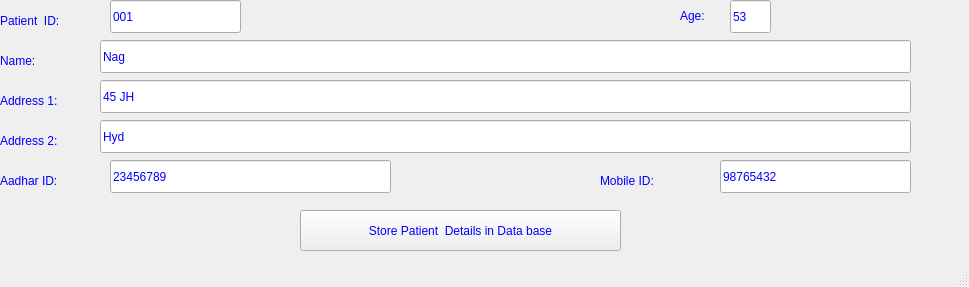
<?xml version="1.0" encoding="UTF-8"?>
<ui version="4.0">
 <class>MainWindow</class>
 <widget class="QMainWindow" name="MainWindow">
  <property name="geometry">
   <rect>
    <x>0</x>
    <y>0</y>
    <width>969</width>
    <height>287</height>
   </rect>
  </property>
  <property name="windowTitle">
   <string>Patinet Details</string>
  </property>
  <property name="styleSheet">
   <string notr="true">font: 75 12pt &quot;MS Shell Dlg 2&quot;;
color: rgb(0, 0, 255);</string>
  </property>
  <widget class="QWidget" name="centralwidget">
   <widget class="QLabel" name="label">
    <property name="geometry">
     <rect>
      <x>0</x>
      <y>170</y>
      <width>101</width>
      <height>21</height>
     </rect>
    </property>
    <property name="text">
     <string>Aadhar ID:</string>
    </property>
   </widget>
   <widget class="QLineEdit" name="lineEdit">
    <property name="geometry">
     <rect>
      <x>110</x>
      <y>160</y>
      <width>281</width>
      <height>33</height>
     </rect>
    </property>
    <property name="text">
     <string>23456789</string>
    </property>
   </widget>
   <widget class="QPushButton" name="pushButton">
    <property name="geometry">
     <rect>
      <x>300</x>
      <y>210</y>
      <width>321</width>
      <height>41</height>
     </rect>
    </property>
    <property name="text">
     <string>Store Patient  Details in Data base</string>
    </property>
   </widget>
   <widget class="QLineEdit" name="lineEdit_3">
    <property name="geometry">
     <rect>
      <x>110</x>
      <y>0</y>
      <width>131</width>
      <height>33</height>
     </rect>
    </property>
    <property name="text">
     <string>001</string>
    </property>
   </widget>
   <widget class="QLineEdit" name="lineEdit_4">
    <property name="geometry">
     <rect>
      <x>100</x>
      <y>40</y>
      <width>811</width>
      <height>33</height>
     </rect>
    </property>
    <property name="text">
     <string>Nag</string>
    </property>
   </widget>
   <widget class="QLineEdit" name="lineEdit_5">
    <property name="geometry">
     <rect>
      <x>100</x>
      <y>80</y>
      <width>811</width>
      <height>33</height>
     </rect>
    </property>
    <property name="text">
     <string>45 JH</string>
    </property>
   </widget>
   <widget class="QLineEdit" name="lineEdit_6">
    <property name="geometry">
     <rect>
      <x>100</x>
      <y>120</y>
      <width>811</width>
      <height>33</height>
     </rect>
    </property>
    <property name="text">
     <string>Hyd</string>
    </property>
   </widget>
   <widget class="QLabel" name="label_3">
    <property name="geometry">
     <rect>
      <x>0</x>
      <y>10</y>
      <width>101</width>
      <height>21</height>
     </rect>
    </property>
    <property name="text">
     <string>Patient  ID:</string>
    </property>
   </widget>
   <widget class="QLabel" name="label_4">
    <property name="geometry">
     <rect>
      <x>0</x>
      <y>50</y>
      <width>61</width>
      <height>21</height>
     </rect>
    </property>
    <property name="text">
     <string>Name:</string>
    </property>
   </widget>
   <widget class="QLabel" name="label_5">
    <property name="geometry">
     <rect>
      <x>0</x>
      <y>130</y>
      <width>91</width>
      <height>21</height>
     </rect>
    </property>
    <property name="text">
     <string>Address 2:</string>
    </property>
   </widget>
   <widget class="QLabel" name="label_6">
    <property name="geometry">
     <rect>
      <x>0</x>
      <y>90</y>
      <width>81</width>
      <height>21</height>
     </rect>
    </property>
    <property name="text">
     <string>Address 1:</string>
    </property>
   </widget>
   <widget class="QLabel" name="label_2">
    <property name="geometry">
     <rect>
      <x>600</x>
      <y>170</y>
      <width>91</width>
      <height>21</height>
     </rect>
    </property>
    <property name="text">
     <string>Mobile ID:</string>
    </property>
   </widget>
   <widget class="QLineEdit" name="lineEdit_2">
    <property name="geometry">
     <rect>
      <x>720</x>
      <y>160</y>
      <width>191</width>
      <height>33</height>
     </rect>
    </property>
    <property name="text">
     <string>98765432</string>
    </property>
   </widget>
   <widget class="QLabel" name="label_7">
    <property name="geometry">
     <rect>
      <x>680</x>
      <y>0</y>
      <width>71</width>
      <height>31</height>
     </rect>
    </property>
    <property name="text">
     <string>Age:</string>
    </property>
   </widget>
   <widget class="QLineEdit" name="lineEdit_7">
    <property name="geometry">
     <rect>
      <x>730</x>
      <y>0</y>
      <width>41</width>
      <height>33</height>
     </rect>
    </property>
    <property name="text">
     <string>53</string>
    </property>
   </widget>
  </widget>
  <widget class="QStatusBar" name="statusbar"/>
 </widget>
 <resources/>
 <connections/>
</ui>
